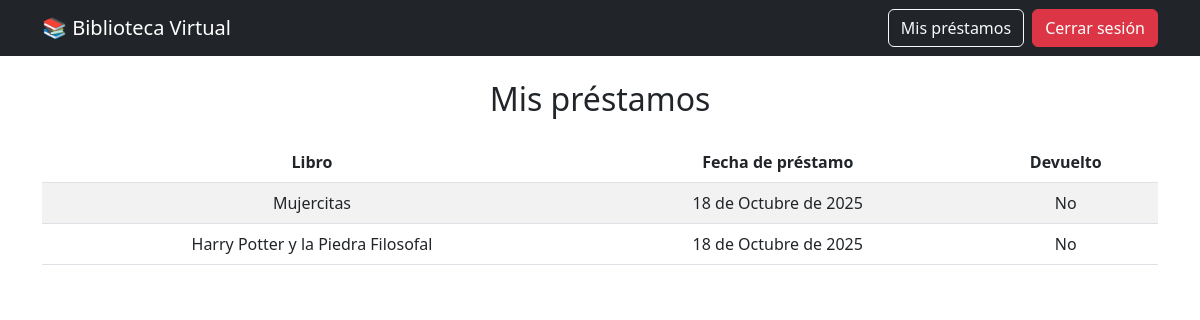
/mis-prestamos/ (signed in), run on the app's committed database.
### core/models.py (models this page shows, shortened)
class Prestamo(models.Model):
    user = models.ForeignKey(User, on_delete=models.CASCADE)
    book = models.ForeignKey(Book, on_delete=models.CASCADE)
    fecha_prestamo = models.DateField(auto_now_add=True)
    fecha_devolucion = models.DateField(blank=True, null=True)
    devuelto = models.BooleanField(default=False)

class Book(models.Model):
    title = models.CharField(max_length=200)
    author = models.CharField(max_length=100)
    category = models.ForeignKey(Category, on_delete=models.CASCADE)
    description = models.TextField(blank=True, null=True)
    image = models.ImageField(upload_to='books/', blank=True, null=True)
    available = models.BooleanField(default=True)

### core/views.py (the view)
# urls.py: path('mis-prestamos/', views.mis_prestamos, name='mis_prestamos'),
@login_required
def mis_prestamos(request):
    prestamos = Prestamo.objects.filter(user=request.user)
    return render(request, 'core/prestamos.html', {'prestamos': prestamos})

### core/templates/core/prestamos.html
{% extends 'core/base.html' %}
{% block content %}
<h2 class="text-center mb-4">Mis préstamos</h2>
<table class="table table-striped text-center">
  <thead>
    <tr>
      <th>Libro</th>
      <th>Fecha de préstamo</th>
      <th>Devuelto</th>
    </tr>
  </thead>
  <tbody>
    {% for p in prestamos %}
      <tr>
        <td>{{ p.book.title }}</td>
        <td>{{ p.fecha_prestamo }}</td>
        <td>{{ p.devuelto|yesno:"Sí,No" }}</td>
      </tr>
    {% empty %}
      <tr><td colspan="3">No tienes préstamos activos.</td></tr>
    {% endfor %}
  </tbody>
</table>
{% endblock %}

### data on the page
Prestamo: book "Mujercitas", fecha_prestamo "18 de Octubre de 2025", devuelto "No"
Prestamo: book "Harry Potter y la Piedra Filosofal", fecha_prestamo "18 de Octubre de 2025", devuelto "No"
